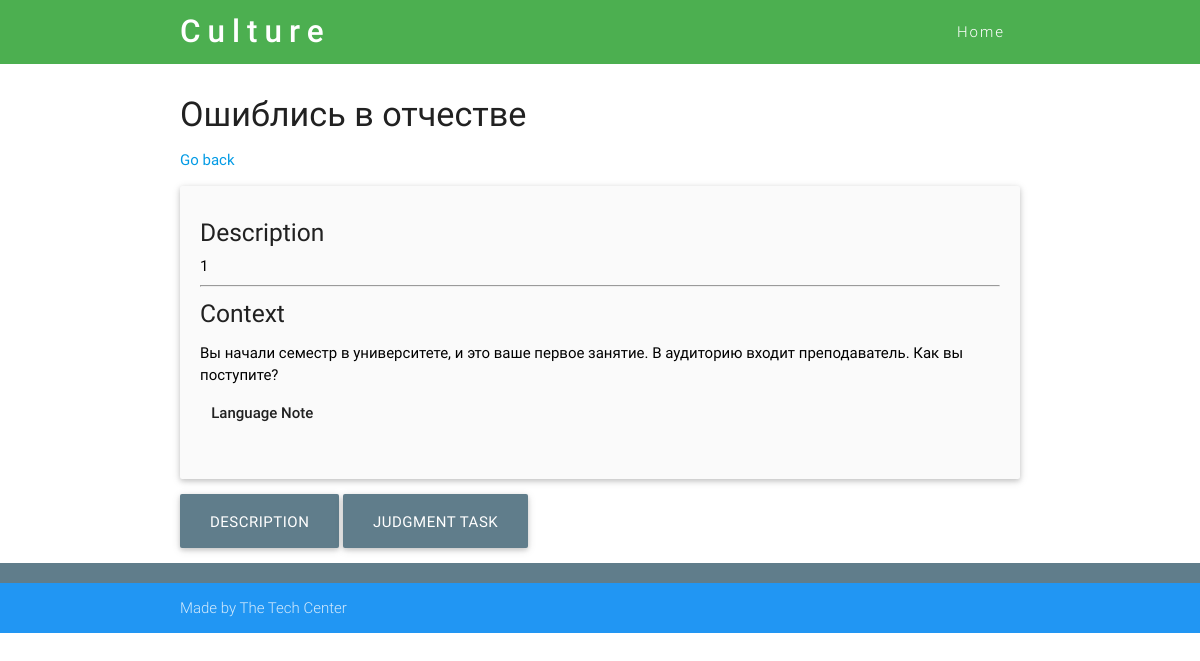
Page /scenario/3/ on the committed database.
### culture_content/models.py (models this page shows, shortened)
@python_2_unicode_compatible
class Scenario(models.Model):
    name = models.CharField(max_length=150, blank=False)
    description = models.TextField(blank=True)
    initial_information = models.TextField(verbose_name="Context of the Scenario", blank=True)
    context_after_feedback = models.BooleanField (default=False, blank=True)
    judgment_task = models.ForeignKey('JudgmentTask', on_delete= models.CASCADE)
    language_note = models.TextField(verbose_name="Language Notes", blank=True)
    culture_note = models.TextField(verbose_name="Language Notes", blank=True)
    language_note_after_feedback = models.BooleanField (default=False, blank=True)
    reflection_task = models.TextField(verbose_name="Scenario Reflection Task", blank=True)

### culture_content/views.py (the view)
# urls.py: path('scenario/<int:scenario_id>/', get_scenario_detail, name='scenario'),
def get_scenario_detail(request, scenario_id):
    scenario = get_object_or_404(Scenario, pk=scenario_id)
    topic = Topic.objects.filter(scenarios__id =scenario_id)
    return render (request, 'culture_content/scenario.html', {'scenario': scenario, 'topic':topic})

### culture_content/models.py (called while the page is built)
    def get_answers(self):
        return Answer.objects.filter(task=self)

### templates/culture_content/scenario.html (shortened to what this page needs)
{% extends 'base.html' %}
{% load static from staticfiles %}
{% load static  %}
{% block content %}
    <div class="section scrollspy">
    <div class="container">
        <h4>{{ scenario.name }}</h4>
        <p><a id="back" href="">Go back</a></p>
    <div class="card-panel grey lighten-5 z-depth-1" id="description">
                <div class="row valign-wrapper">
                    <div class="col s12">
                        <h5>Description</h5>
                        <span class="black-text">{{ scenario.description }}</span>
                        <hr>
                        {% if scenario.context_after_feedback == 0 %}
                            <h5>Context</h5>
                            <span class="black-text">
                                <p>{{ scenario.initial_information|safe  }}</p>
                            </span>
                        {% endif %}
                        {% if scenario.language_note_after_feedback == 0 %}
                         <div class="col s12">
                                    <strong>Language Note</strong>
                         </div>
                        {% endif %}
                    </div>
                </div>
    </div>
                        {% include "culture_content/results.html" %}
    <a class="waves-effect blue-grey btn-large" id="desbutton">Description</a>
    <a class="waves-effect blue-grey btn-large" id="judgbutton">Judgment Task</a>
    </div>
    </div>
{% endblock %}

### rows in the picture
Scenario: name "Ошиблись в отчестве", description "1", initial_information "Вы начали семестр в университете, и это ваше первое занятие. В аудиторию входит преподаватель. Как вы поступите?"
